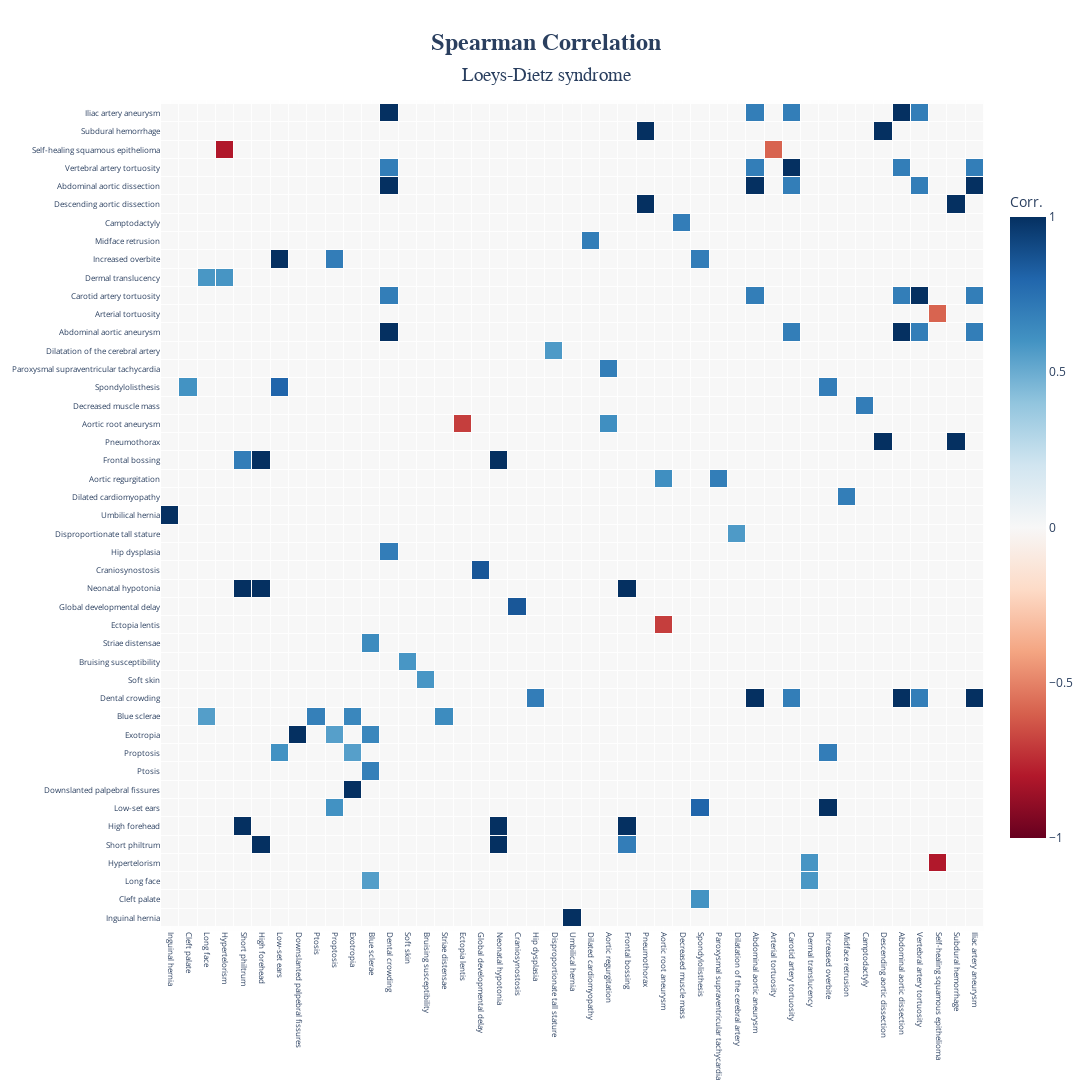

The notebook cell saved with this chart:
### Markdown cell above
##### **Analysusing Data and Ploting the Heatmap**

### Code cell
correlation_type = "spearman"  # Can be "phi"

# Initialize analyzer for multiple cohorts
multi_analyzer = HPOStatisticsAnalyzer(
    multi_hpo_matrix, 
    min_individuals_for_correlation_test=30
)

# Compute correlation
multi_analyzer.compute_correlation_matrix(correlation_type, n_jobs=32)

# Plot heatmap
multi_analyzer.plot_correlation_heatmap_with_significance(
    correlation_type,
    lower_bound=-0.55,
    upper_bound=0.55,
    title_name='Loeys-Dietz syndrome')

### Figure 1 — Plotly figure (JSON) as saved in the notebook; plotly's stock layout.template omitted (floating-point values rounded to 4 significant figures; data arrays with more than 128 entries replaced by an {"elided": "..."} marker saying what was removed)
{"data": [{"colorbar": {"len": 0.8, "thickness": 36, "title": {"text": "Corr."}}, "colorscale": [[0, "rgb(103,0,31)"], [0.1, "rgb(178,24,43)"], [0.2, "rgb(214,96,77)"], [0.3, "rgb(244,165,130)"], [0.4, "rgb(253,219,199)"], [0.5, "rgb(247,247,247)"], [0.6, "rgb(209,229,240)"], [0.7, "rgb(146,197,222)"], [0.8, "rgb(67,147,195)"], [0.9, "rgb(33,102,172)"], [1, "rgb(5,48,97)"]], "hoverinfo": "text", "hovertext": {"elided": "45x45 str values"}, "text": {"elided": "45x45 str values"}, "texttemplate": "<span style='font-size:7px'>%{text}</span>", "type": "heatmap", "x": ["Inguinal hernia", "Cleft palate", "Long face", "Hypertelorism", "Short philtrum", "High forehead", "Low-set ears", "Downslanted palpebral fissures", "Ptosis", "Proptosis", "Exotropia", "Blue sclerae", "Dental crowding", "Soft skin", "Bruising susceptibility", "Striae distensae", "Ectopia lentis", "Global developmental delay", "Neonatal hypotonia", "Craniosynostosis", "Hip dysplasia", "Disproportionate tall stature", "Umbilical hernia", "Dilated cardiomyopathy", "Aortic regurgitation", "Frontal bossing", "Pneumothorax", "Aortic root aneurysm", "Decreased muscle mass", "Spondylolisthesis", "Paroxysmal supraventricular tachycardia", "Dilatation of the cerebral artery", "Abdominal aortic aneurysm", "Arterial tortuosity", "Carotid artery tortuosity", "Dermal translucency", "Increased overbite", "Midface retrusion", "Camptodactyly", "Descending aortic dissection", "Abdominal aortic dissection", "Vertebral artery tortuosity", "Self-healing squamous epithelioma", "Subdural hemorrhage", "Iliac artery aneurysm"], "xgap": 1, "y": ["Inguinal hernia", "Cleft palate", "Long face", "Hypertelorism", "Short philtrum", "High forehead", "Low-set ears", "Downslanted palpebral fissures", "Ptosis", "Proptosis", "Exotropia", "Blue sclerae", "Dental crowding", "Soft skin", "Bruising susceptibility", "Striae distensae", "Ectopia lentis", "Global developmental delay", "Neonatal hypotonia", "Craniosynostosis", "Hip dysplasia", "Disproportionate tall stature", "Umbilical hernia", "Dilated cardiomyopathy", "Aortic regurgitation", "Frontal bossing", "Pneumothorax", "Aortic root aneurysm", "Decreased muscle mass", "Spondylolisthesis", "Paroxysmal supraventricular tachycardia", "Dilatation of the cerebral artery", "Abdominal aortic aneurysm", "Arterial tortuosity", "Carotid artery tortuosity", "Dermal translucency", "Increased overbite", "Midface retrusion", "Camptodactyly", "Descending aortic dissection", "Abdominal aortic dissection", "Vertebral artery tortuosity", "Self-healing squamous epithelioma", "Subdural hemorrhage", "Iliac artery aneurysm"], "ygap": 1, "z": {"elided": "45x45 float values"}, "zmax": 1, "zmid": 0, "zmin": -1}], "layout": {"height": 1572, "plot_bgcolor": "rgba(240,240,240,0.1)", "title": {"font": {"family": "Arial", "size": 24}, "text": "<b>Spearman Correlation</b><br><span style='font-size:0.8em'>Loeys-Dietz syndrome</span>", "x": 0.5, "xanchor": "center", "yanchor": "top"}, "width": 1572, "xaxis": {"tickangle": 90, "tickfont": {"size": 8}}, "yaxis": {"scaleanchor": "x", "scaleratio": 1, "tickfont": {"size": 8}}}}
